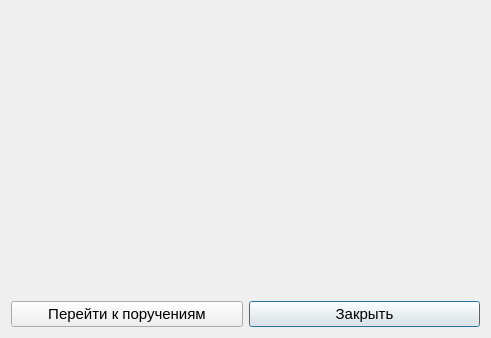
<?xml version="1.0" encoding="UTF-8"?>
<ui version="4.0">
 <class>prosmotrPoruchStatus</class>
 <widget class="QDialog" name="prosmotrPoruchStatus">
  <property name="geometry">
   <rect>
    <x>0</x>
    <y>0</y>
    <width>491</width>
    <height>338</height>
   </rect>
  </property>
  <property name="font">
   <font>
    <pointsize>15</pointsize>
   </font>
  </property>
  <property name="windowTitle">
   <string>Поручения</string>
  </property>
  <property name="styleSheet">
   <string notr="true">QGroupBox{
	background-color: rgb(240, 240, 240);
border:2px solid black;
border-radius: 15;
margin:8px;
font-size:15px;
}
QLabel
{
font-size:15px;
}
QPushButton
{
font-size:15px;
}
QScrollArea{border:none;}</string>
  </property>
  <layout class="QGridLayout" name="gridLayout">
   <item row="1" column="1">
    <widget class="QPushButton" name="pushButton_close">
     <property name="text">
      <string>Закрыть</string>
     </property>
     <property name="icon">
      <iconset resource="resourses.qrc">
       <normaloff>:/img/img/cancel.png</normaloff>:/img/img/cancel.png</iconset>
     </property>
    </widget>
   </item>
   <item row="1" column="0">
    <widget class="QPushButton" name="pushButton_poruch">
     <property name="text">
      <string>Перейти к поручениям</string>
     </property>
    </widget>
   </item>
   <item row="0" column="0" colspan="2">
    <widget class="QScrollArea" name="scrollArea">
     <property name="font">
      <font>
       <pointsize>15</pointsize>
      </font>
     </property>
     <property name="styleSheet">
      <string notr="true"/>
     </property>
     <property name="widgetResizable">
      <bool>true</bool>
     </property>
     <widget class="QWidget" name="scrollAreaWidgetContents">
      <property name="geometry">
       <rect>
        <x>0</x>
        <y>0</y>
        <width>473</width>
        <height>288</height>
       </rect>
      </property>
     </widget>
    </widget>
   </item>
  </layout>
 </widget>
 <resources>
  <include location="resourses.qrc"/>
 </resources>
 <connections/>
</ui>
